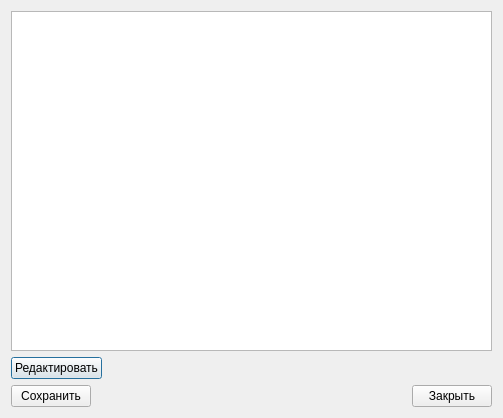
<?xml version="1.0" encoding="UTF-8"?>
<ui version="4.0">
 <class>GNReference</class>
 <widget class="QDialog" name="GNReference">
  <property name="geometry">
   <rect>
    <x>0</x>
    <y>0</y>
    <width>503</width>
    <height>418</height>
   </rect>
  </property>
  <property name="windowTitle">
   <string>GNReference</string>
  </property>
  <layout class="QGridLayout" name="gridLayout_4">
   <item row="0" column="0" colspan="2">
    <widget class="QTableWidget" name="tableWidget"/>
   </item>
   <item row="1" column="0">
    <widget class="QPushButton" name="pushButton">
     <property name="font">
      <font>
       <pointsize>9</pointsize>
      </font>
     </property>
     <property name="text">
      <string>Редактировать</string>
     </property>
    </widget>
   </item>
   <item row="1" column="1">
    <spacer name="horizontalSpacer_2">
     <property name="orientation">
      <enum>Qt::Horizontal</enum>
     </property>
     <property name="sizeHint" stdset="0">
      <size>
       <width>359</width>
       <height>20</height>
      </size>
     </property>
    </spacer>
   </item>
   <item row="2" column="0" colspan="2">
    <layout class="QGridLayout" name="gridLayout_3">
     <item row="0" column="0">
      <widget class="QPushButton" name="pushButton_4">
       <property name="font">
        <font>
         <pointsize>9</pointsize>
        </font>
       </property>
       <property name="text">
        <string>Сохранить</string>
       </property>
      </widget>
     </item>
     <item row="0" column="1">
      <spacer name="horizontalSpacer_4">
       <property name="orientation">
        <enum>Qt::Horizontal</enum>
       </property>
       <property name="sizeHint" stdset="0">
        <size>
         <width>278</width>
         <height>20</height>
        </size>
       </property>
      </spacer>
     </item>
     <item row="0" column="2">
      <widget class="QPushButton" name="pb_ExitGN">
       <property name="font">
        <font>
         <pointsize>9</pointsize>
        </font>
       </property>
       <property name="text">
        <string>Закрыть</string>
       </property>
      </widget>
     </item>
    </layout>
   </item>
  </layout>
 </widget>
 <layoutdefault spacing="6" margin="11"/>
 <resources/>
 <connections/>
</ui>
